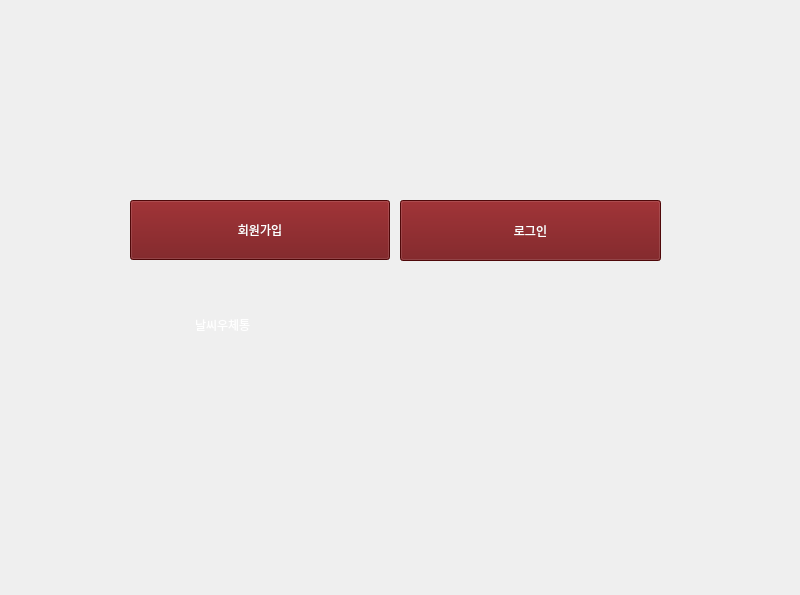
<?xml version="1.0" encoding="UTF-8"?>
<ui version="4.0">
 <class>Form</class>
 <widget class="QWidget" name="Form">
  <property name="geometry">
   <rect>
    <x>0</x>
    <y>0</y>
    <width>800</width>
    <height>595</height>
   </rect>
  </property>
  <property name="windowTitle">
   <string>Form</string>
  </property>
  <property name="styleSheet">
   <string notr="true">font: 18pt  &quot;S-Core Dream&quot;;
color: rgb(217, 217, 217);
</string>
  </property>
  <widget class="QPushButton" name="start_signupbutton">
   <property name="geometry">
    <rect>
     <x>130</x>
     <y>200</y>
     <width>260</width>
     <height>60</height>
    </rect>
   </property>
   <property name="styleSheet">
    <string notr="true">background-color:rgb(111, 11, 13);
color:white</string>
   </property>
   <property name="text">
    <string>회원가입</string>
   </property>
  </widget>
  <widget class="QLabel" name="label_2">
   <property name="geometry">
    <rect>
     <x>195</x>
     <y>270</y>
     <width>410</width>
     <height>110</height>
    </rect>
   </property>
   <property name="styleSheet">
    <string notr="true">color:white;
font: 50pt &quot;a타임머신&quot;;</string>
   </property>
   <property name="text">
    <string>날씨우체통</string>
   </property>
  </widget>
  <widget class="QPushButton" name="start_loginbutton">
   <property name="geometry">
    <rect>
     <x>400</x>
     <y>200</y>
     <width>261</width>
     <height>61</height>
    </rect>
   </property>
   <property name="styleSheet">
    <string notr="true">background-color: rgb(111, 11, 13);
color: white
</string>
   </property>
   <property name="text">
    <string>로그인</string>
   </property>
  </widget>
  <widget class="QLabel" name="label">
   <property name="geometry">
    <rect>
     <x>0</x>
     <y>0</y>
     <width>800</width>
     <height>600</height>
    </rect>
   </property>
   <property name="styleSheet">
    <string notr="true">background-image : url('background.jpg');</string>
   </property>
   <property name="text">
    <string/>
   </property>
  </widget>
  <zorder>label</zorder>
  <zorder>start_signupbutton</zorder>
  <zorder>label_2</zorder>
  <zorder>start_loginbutton</zorder>
 </widget>
 <resources/>
 <connections/>
</ui>
